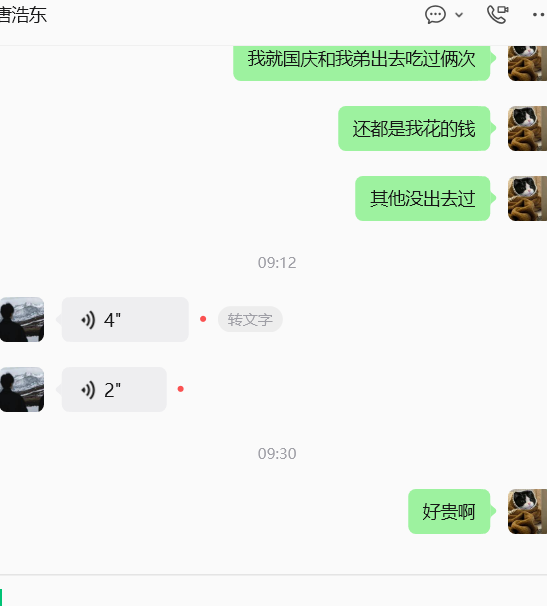
#> input picture test.png, 547 x 606 px
$ python opencv_day6.py
#> lines starting #> are read from the running program, lines starting #| are printed output that depends on the picture; after the words box and inside, x2 and y2 are one past the last pixel; in counts of white or black regions, pixels touching at a corner belong together
import cv2
import numpy as np
img=cv2.imread('test.png')
#> img is the input picture: shape (606, 547, 3); mean B, G, R 235.3, 241.5, 235.9
hsv_img=cv2.cvtColor(img,cv2.COLOR_BGR2HSV)
#> hsv_img: shape (606, 547, 3); mean H, S, V 10.1, 9.4, 242
lower=(30,50,50)
upper=(100,255,255)
mask=cv2.inRange(hsv_img,lower,upper)
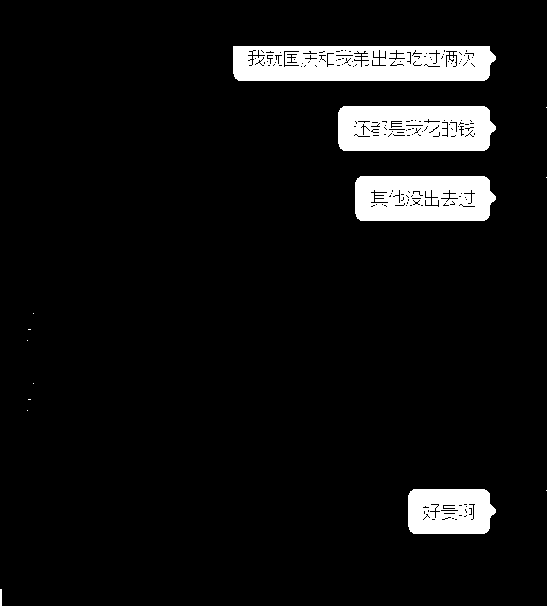
#> mask: shape (606, 547); 7.2% white; 15 white regions (10 under 20 px), largest, box (x1, y1, x2, y2) and area: (233, 46, 496, 81) 8271, (338, 106, 496, 151) 6441, (355, 176, 496, 221) 5743, (408, 489, 496, 534) 3517, (0, 589, 2, 606) 34
kernel=np.ones((5,5),np.uint8)
erosion=cv2.erode(mask,kernel,iterations=1)#腐蚀erode：让图像里的白色区域变瘦（缩小）,用来去掉背景上细小的白色噪点（灰尘），断开粘连在一起的物体
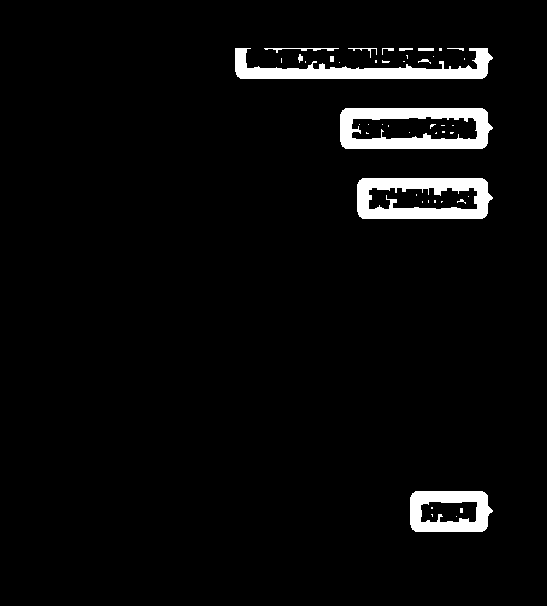
#> erosion: shape (606, 547); 4% white; 46 white regions (33 under 20 px), largest, box (x1, y1, x2, y2) and area: (340, 108, 493, 149) 3710, (357, 178, 493, 219) 3487, (235, 48, 493, 79) 3346
dilation=cv2.dilate(mask,kernel,iterations=1)#膨胀dilate:让图像里的白色区域变胖（扩大）,用来把断裂的线条连上，把目标区域变大
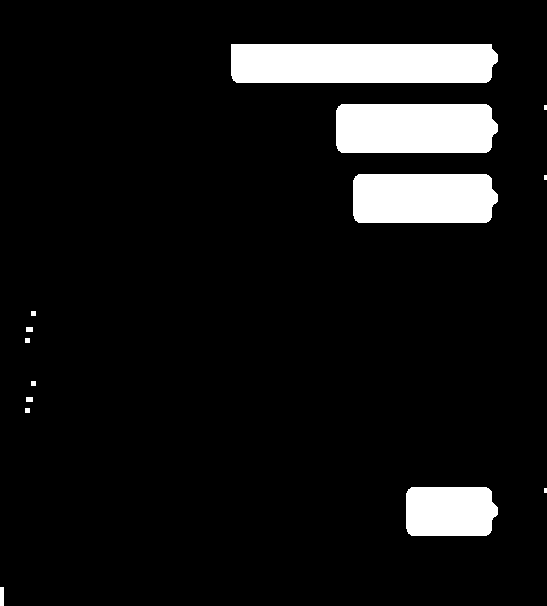
#> dilation: shape (606, 547); 8.8% white; 14 white regions (3 under 20 px), largest, box (x1, y1, x2, y2) and area: (231, 44, 498, 83) 10227, (336, 104, 498, 153) 7666, (353, 174, 498, 223) 6833
cv2.imshow('mask',mask)
cv2.imshow('erosion',erosion)
cv2.imshow('dilation',dilation)
cv2.waitKey(0)
cv2.destroyAllWindows()
opening = cv2.morphologyEx(mask, cv2.MORPH_OPEN, kernel)#开运算 = 先腐蚀后膨胀。专门用来去噪（去毛刺，大物体保留，小噪点消失）
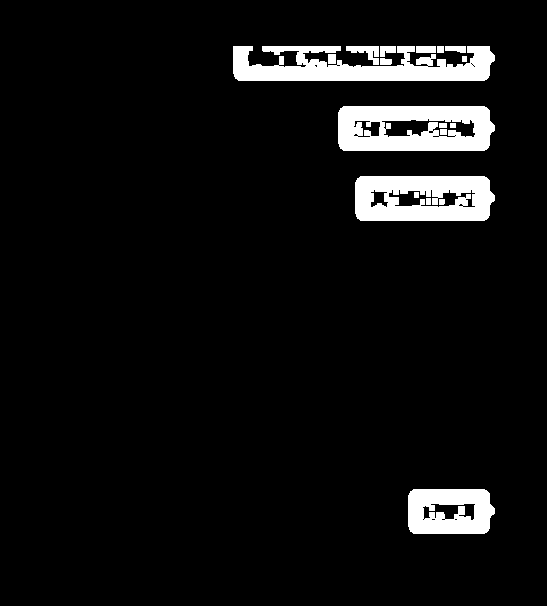
#> opening: shape (606, 547); 6.3% white; 18 white regions, largest, box (x1, y1, x2, y2) and area: (233, 46, 495, 81) 5889, (338, 106, 495, 151) 5600, (355, 176, 495, 221) 5186
closing = cv2.morphologyEx(mask, cv2.MORPH_CLOSE, kernel)#闭运算 = 先膨胀后腐蚀。专门用来填洞（把物体内部的小黑洞填满）
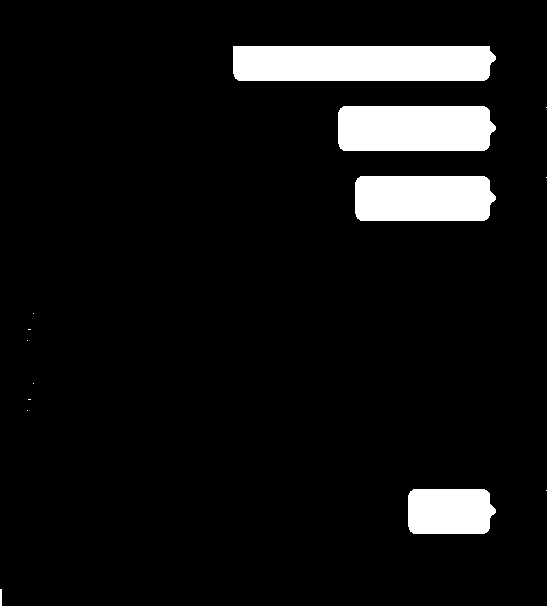
#> closing: shape (606, 547); 7.7% white; 14 white regions (9 under 20 px), largest, box (x1, y1, x2, y2) and area: (233, 46, 496, 81) 9019, (338, 106, 496, 151) 6838, (355, 176, 496, 221) 6073, (408, 489, 496, 534) 3688, (0, 589, 2, 606) 34
cv2.imshow('opening',opening)
cv2.imshow('closing',closing)
cv2.waitKey(0)
cv2.destroyAllWindows()
